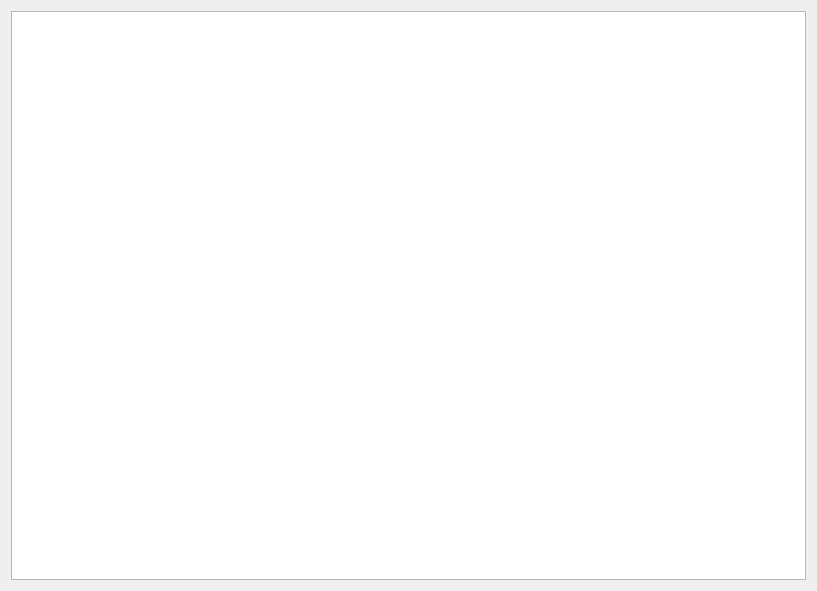
<?xml version="1.0" encoding="UTF-8"?>
<ui version="4.0">
 <class>PoCWidget</class>
 <widget class="QWidget" name="PoCWidget">
  <property name="geometry">
   <rect>
    <x>0</x>
    <y>0</y>
    <width>817</width>
    <height>591</height>
   </rect>
  </property>
  <property name="windowTitle">
   <string>Form</string>
  </property>
  <layout class="QVBoxLayout" name="verticalLayout">
   <item>
    <widget class="QPlainTextEdit" name="mainEdit"/>
   </item>
  </layout>
 </widget>
 <resources/>
 <connections/>
</ui>
